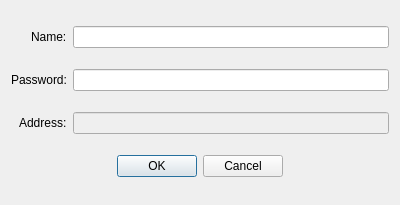
<?xml version="1.0" encoding="UTF-8"?>
<ui version="4.0">
 <class>RegisterDialog</class>
 <widget class="QDialog" name="RegisterDialog">
  <property name="geometry">
   <rect>
    <x>0</x>
    <y>0</y>
    <width>400</width>
    <height>205</height>
   </rect>
  </property>
  <property name="windowTitle">
   <string>Dialog</string>
  </property>
  <layout class="QGridLayout" name="gridLayout">
   <item row="0" column="0" alignment="Qt::AlignRight">
    <widget class="QLabel" name="label">
     <property name="text">
      <string>Name:</string>
     </property>
    </widget>
   </item>
   <item row="0" column="1">
    <widget class="QLineEdit" name="_NameEditor"/>
   </item>
   <item row="1" column="0">
    <widget class="QLabel" name="label_2">
     <property name="text">
      <string>Password:</string>
     </property>
    </widget>
   </item>
   <item row="1" column="1">
    <widget class="QLineEdit" name="_PwdEditor">
     <property name="echoMode">
      <enum>QLineEdit::Password</enum>
     </property>
    </widget>
   </item>
   <item row="2" column="0" alignment="Qt::AlignRight">
    <widget class="QLabel" name="label_3">
     <property name="text">
      <string>Address:</string>
     </property>
    </widget>
   </item>
   <item row="2" column="1">
    <widget class="QLineEdit" name="_AddrEditor">
     <property name="enabled">
      <bool>false</bool>
     </property>
    </widget>
   </item>
   <item row="3" column="0" colspan="2" alignment="Qt::AlignHCenter">
    <widget class="QDialogButtonBox" name="_ButtonBox">
     <property name="orientation">
      <enum>Qt::Horizontal</enum>
     </property>
     <property name="standardButtons">
      <set>QDialogButtonBox::Cancel|QDialogButtonBox::Ok</set>
     </property>
    </widget>
   </item>
  </layout>
 </widget>
 <resources/>
 <connections>
  <connection>
   <sender>_ButtonBox</sender>
   <signal>rejected()</signal>
   <receiver>RegisterDialog</receiver>
   <slot>reject()</slot>
   <hints>
    <hint type="sourcelabel">
     <x>316</x>
     <y>260</y>
    </hint>
    <hint type="destinationlabel">
     <x>286</x>
     <y>274</y>
    </hint>
   </hints>
  </connection>
 </connections>
</ui>
